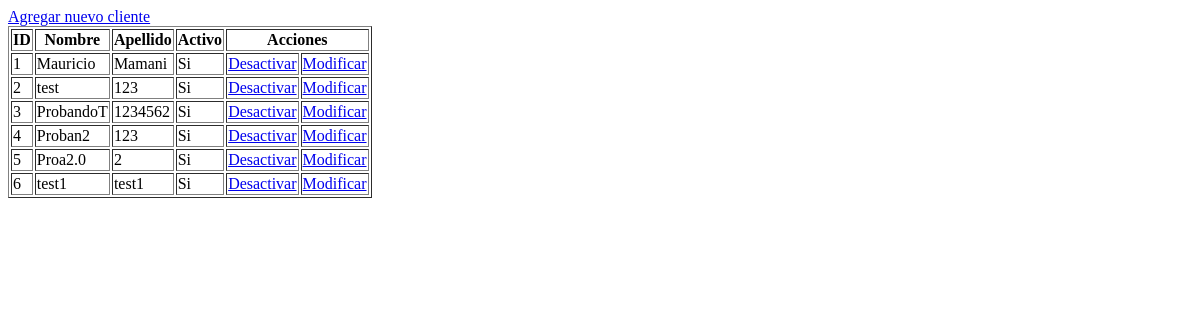
The app's page /reservas/clientes/listado/, older data.
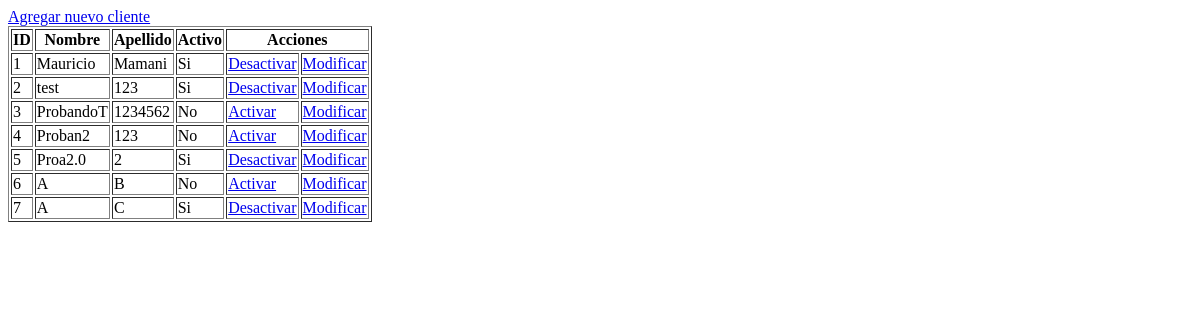
The same page, newer data.
### reservas/models.py (models this page shows)
class Cliente(models.Model):
    nombre = models.CharField(verbose_name="Nombre",max_length=50)
    apellido = models.CharField(verbose_name="Apellido",max_length=50)
    activo = models.BooleanField(verbose_name="Activo",default=True)

### reservas/views.py (the view)
# urls.py: path('clientes/listado/', views.listado_clientes, name="listado_clientes"),
def listado_clientes(request):
    clientes = Cliente.objects.all()
    context = {
        "clientes": clientes
    }
    return render(request, "reservas/listar_clientes.html", context)

### reservas/templates/reservas/listar_clientes.html (shortened to what this page needs)
<html lang="en">
<head>
</head>
<body>
    <a href="{% url 'registrar_cliente' %}">Agregar nuevo cliente</a>
    <table border="1">
        <thead>
            <tr>
                <th>ID</th>
                <th>Nombre</th>
                <th>Apellido</th>
                <th>Activo</th>
                <th colspan="2">Acciones</th>
            </tr>
        </thead>
        <tbody>
            {% for cliente in clientes %}
            <tr>
                <td>{{cliente.id}}</td>
                <td>{{cliente.nombre}}</td>
                <td>{{cliente.apellido}}</td>
                {% if cliente.activo %}
                    <td>Si</td>
                    <td><a href="{% url 'desactivar_cliente' cliente.id %}">Desactivar</a></td>
                {% else %}
                    <td>No</td>
                    <td><a href="{% url 'activar_cliente' cliente.id %}">Activar</a></td>
                {% endif %}
                <td><a href="{% url 'modificar_cliente' cliente.id %}">Modificar</a></td>
            {% endfor %}
            </tr>
        </tbody>
    </table>
</body>
</html>

Row changes from the older to the newer data that the page shows:
changed Cliente "ProbandoT": activo "Si Desactivar" → "No Activar"
changed Cliente "Proban2": activo "Si Desactivar" → "No Activar"
changed Cliente id 6: nombre "test1" → "A"; apellido "test1" → "B"; activo "Si Desactivar" → "No Activar"
added Cliente: id "7", nombre "A", apellido "C", activo "Si"
